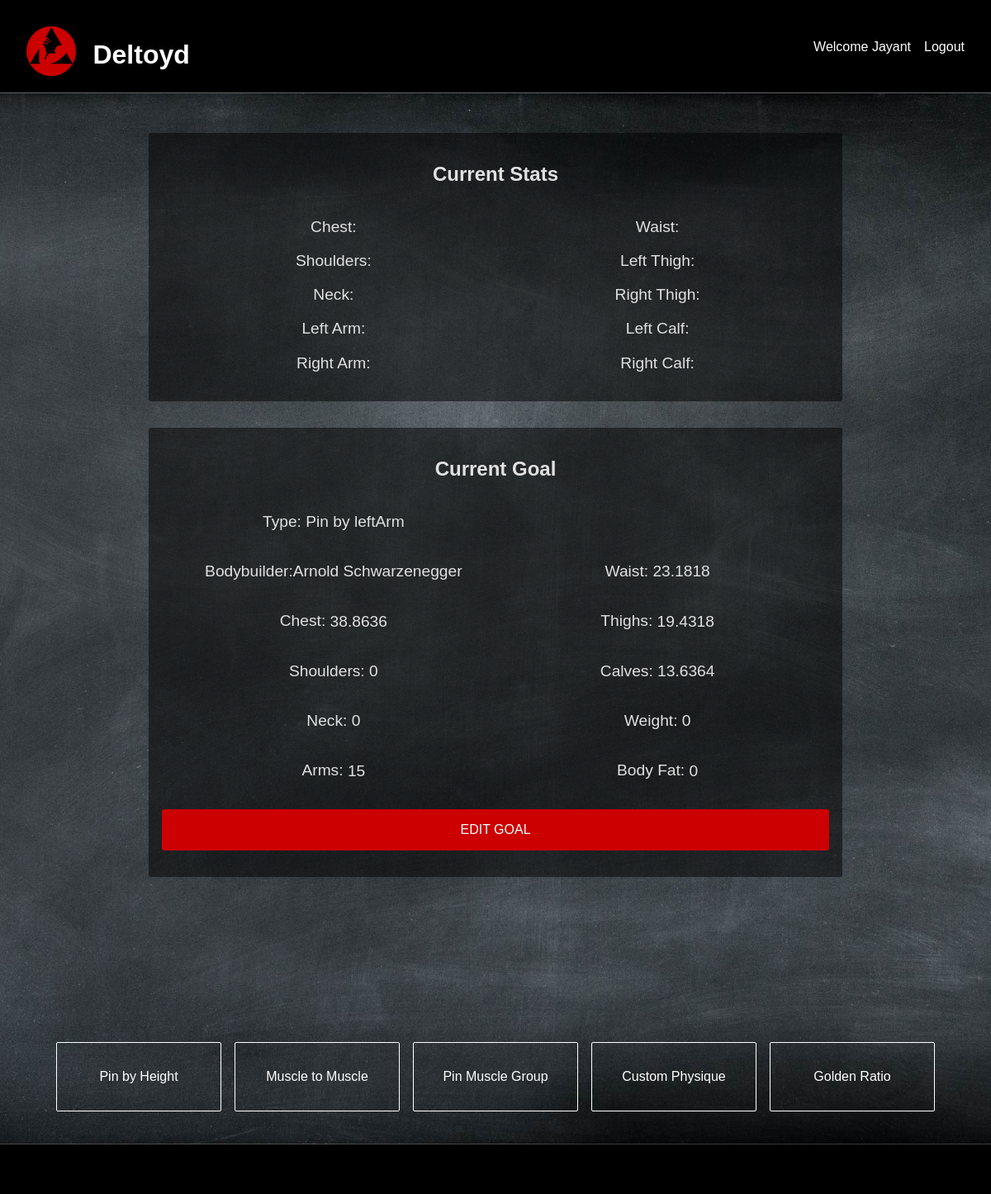
The app's page /custom.php (signed in), older data.
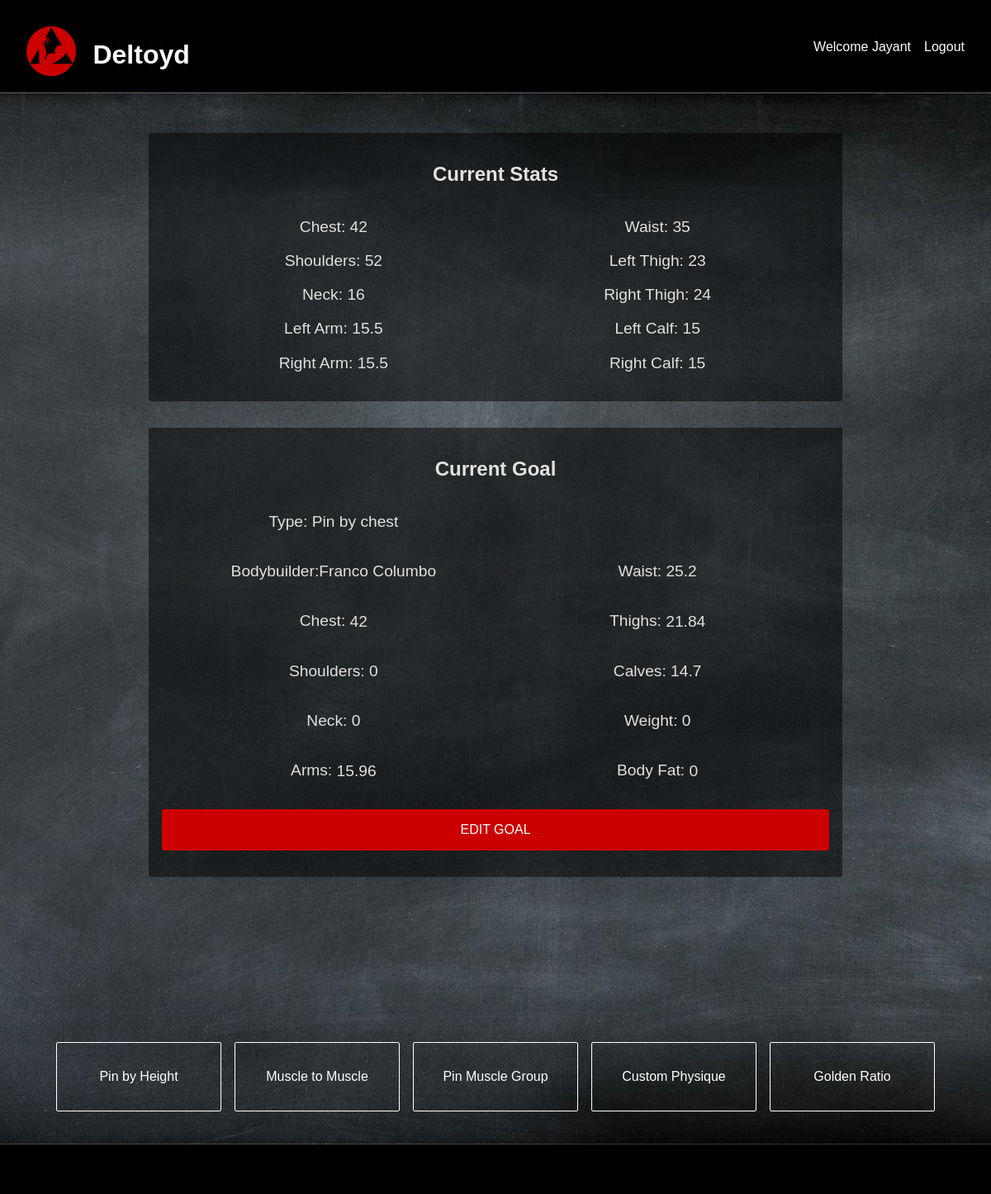
The same page, newer data.
### tables this page shows
CREATE TABLE `goals` (
  `memberID` int(11) NOT NULL,
  `goalID` int(11) NOT NULL,
  `bodybuilderID` int(11) NOT NULL,
  `bodybuilderName` varchar(255) NOT NULL,
  `featureName` varchar(255) NOT NULL,
  `currentGoal` tinyint(1) NOT NULL,
  `date` varchar(255) NOT NULL,
  `arms` float NOT NULL,
  `chest` float NOT NULL,
  `waist` float NOT NULL,
  `thighs` float NOT NULL,
  `calves` float NOT NULL,
  `shoulders` float NOT NULL,
  `neck` float NOT NULL,
  `weight` float NOT NULL,
  `bodyFat` float NOT NULL
);

CREATE TABLE `memberdetails` (
  `memberID` int(11) NOT NULL,
  `username` varchar(255) NOT NULL,
  `leftArm` float NOT NULL,
  `rightArm` float NOT NULL,
  `chest` float NOT NULL,
  `wrist` float NOT NULL,
  `waist` float NOT NULL,
  `leftThigh` float NOT NULL,
  `rightThigh` float NOT NULL,
  `neck` float NOT NULL,
  `leftCalf` float NOT NULL,
  `rightCalf` float NOT NULL,
  `knee` float NOT NULL,
  `shoulders` float NOT NULL,
  `ankles` float NOT NULL,
  `weight` float NOT NULL,
  `bodyFat` float NOT NULL,
  `height` float NOT NULL
);

### includes/helper_functions.php (called while the page is built, shortened)
<?php
  function getProfileInformation($username, $connection) {
    $user_profile = [];
    if ($stmt = $connection->prepare('SELECT * FROM members WHERE username = ? LIMIT 1')) {
      $stmt->bind_param('s', $username);
      $stmt->execute();
    } else {
      $error = $connection->errno . ' ' . $connection->error;
      echo $error;
    }
    $result = $stmt->get_result();
    while ($row = $result->fetch_assoc()) {
      $user_profile['first-name'] = $row['firstName'];
      $user_profile['last-name'] = $row['lastName'];
      $user_profile['email'] = $row['email'];
      $user_profile['username'] = $row['username'];
    }
    if ($stmt = $connection->prepare('SELECT * FROM memberdetails WHERE username = ?')) {
      $stmt->bind_param('s', $username);
      $stmt->execute();
    } else {
      $error = $connection->errno . ' ' . $connection->error;
      echo $error;
    }
    $result = $stmt->get_result();
    while($row = $result->fetch_assoc()) {
      $user_profile['leftArm'] = $row['leftArm'];
      $user_profile['rightArm'] = $row['rightArm'];
      $user_profile['chest'] = $row['chest'];
      $user_profile['waist'] = $row['waist'];
      $user_profile['leftThigh'] = $row['leftThigh'];
      $user_profile['rightThigh'] = $row['rightThigh'];
      $user_profile['leftCalf'] = $row['leftCalf'];
      $user_profile['rightCalf'] = $row['rightCalf'];
      $user_profile['shoulders'] = $row['shoulders'];
      $user_profile['neck'] = $row['neck'];
      $user_profile['knee'] = $row['knee'];
      $user_profile['wrists'] = $row['wrist'];
      $user_profile['ankles'] = $row['ankles'];
      $user_profile['bodyFat'] = $row['bodyFat'];
      $user_profile['weight'] = $row['weight'];
      $user_profile['height'] = $row['height'];
    }
    return $user_profile;
  }
  function getCurrentUserGoal($memberID, $connection) {
    $goalMeasurements = [];
    $sql = "SELECT * from goals WHERE memberID = ? AND currentGoal = 1";
    if ($stmt = $connection->prepare($sql)) {
      $stmt->bind_param('i', $memberID);
      $stmt->execute();
    } else {
      $error = $connection->errno . ' ' . $connection->error;
      echo $error;
    }
    $result = $stmt->get_result();
    while ($row = $result->fetch_assoc()) {
      $goalMeasurements['bodybuilder'] = $row['bodybuilderName'];
      $goalMeasurements['featureName'] = $row['featureName'];
      $goalMeasurements['date'] = $row['date'];
      $goalMeasurements['arms'] = $row['arms'];
      $goalMeasurements['chest'] = $row['chest'];
      $goalMeasurements['waist'] = $row['waist'];
      $goalMeasurements['thighs'] = $row['thighs'];
      $goalMeasurements['calves'] = $row['calves'];
      $goalMeasurements['shoulders'] = $row['shoulders'];
      $goalMeasurements['neck'] = $row['neck'];
      $goalMeasurements['weight'] = $row['weight'];
      $goalMeasurements['bodyFat'] = $row['bodyFat'];
    }
    return $goalMeasurements;
  }
?>

### custom.php (the view, shortened to what this page needs)
<?php
	require("includes/header.php");
	require_once("includes/db_connection.php");
  	require_once("includes/helper_functions.php");
	$editActive = false;
  $userStats = getProfileInformation($_SESSION['username'], $connection);
  $userGoal = getCurrentUserGoal($_SESSION['memberID'], $connection);
?>
<div class="page-background">
	<div class="content-wrapper">
		<div class="user-stats current">
			<h2>Current Stats</h2>
			<div class="stats-group left">
				<p>Chest: <?php echo $userStats['chest']  ?></p>
				<p>Shoulders: <?php echo $userStats['shoulders']  ?></p>
				<p>Neck: <?php echo $userStats['neck']  ?></p>
				<p>Left Arm: <?php echo $userStats['leftArm']  ?></p>
				<p>Right Arm: <?php echo $userStats['rightArm']  ?></p>
			</div>
			<div class="stats-group right">
				<p>Waist: <?php echo $userStats['waist']  ?></p>
				<p>Left Thigh: <?php echo $userStats['leftThigh']  ?></p>
				<p>Right Thigh: <?php echo $userStats['rightThigh']  ?></p>
				<p>Left Calf: <?php echo $userStats['leftCalf']  ?></p>
				<p>Right Calf: <?php echo $userStats['rightCalf']  ?></p>
			</div>
		</div>
		<form action="<?php echo htmlspecialchars($_SERVER["PHP_SELF"]);?>" method="post">
			<div class="user-stats">
				<h2>Current Goal</h2>
				<div class="custom-stats">
					<div class="stats-group left">
						<div class="custom-stat-group">
							<label>Type:</label>
							<?php echo $userGoal ? "<p>" . $userGoal['featureName'] . "</p>" : "<p>N/A</p>"; ?>
						</div>
							<?php
								if ($userGoal) {
									if ($userGoal['bodybuilder'] != NULL) {
										echo "<div class='custom-stat-group'>";
										echo 		"<label>Bodybuilder:</label>";
										echo 		"<p>" . $userGoal['bodybuilder'] . "</p>";
										echo "</div>";
									}
								}
							?>
						<div class="custom-stat-group">
							<?php echo $editActive ? "<label class='input-label'>Chest:</label>" : "<label>Chest:</label>"?>
							<?php echo $editActive ? "<input class='form-input' type='number' step='any' name='chest' value=". $userGoal['chest'] .">" : "<p>" . $userGoal['chest'] . "</p>"; ?>
						</div>
						<div class="custom-stat-group">
							<?php echo $editActive ? "<label class='input-label'>Shoulders:</label>" : "<label>Shoulders:</label>"?>
							<?php echo $editActive ? "<input class='form-input' type='number' step='any' name='shoulders' value=". $userGoal['shoulders'] .">" : "<p>" . $userGoal['shoulders'] . "</p>"; ?>
						</div>
						<div class="custom-stat-group">
						<?php echo $editActive ? "<label class='input-label'>Neck:</label>" : "<label>Neck:</label>"?>
							<?php echo $editActive ? "<input class='form-input' type='number' step='any' name='neck' value=". $userGoal['neck'] .">" : "<p>" . $userGoal['neck'] . "</p>"; ?>
						</div>
						<div class="custom-stat-group">
							<?php echo $editActive ? "<label class='input-label'>Arms:</label>" : "<label>Arms:</label>"?>
							<?php echo $editActive ? "<input class='form-input' type='number' step='any' name='arms' value=". $userGoal['arms'] .">" : "<p>" . $userGoal['arms'] . "</p>"; ?>
						</div>
					</div>
					<div class="stats-group right">
						<div class="custom-stat-group">
							<?php echo $editActive ? "<label class='input-label'>Waist:</label>" : "<label>Waist:</label>"?>
							<?php echo $editActive ? "<input class='form-input' type='number' step='any' name='waist' value=". $userGoal['waist'] .">" : "<p>" . $userGoal['waist'] . "</p>"; ?>
						</div>
						<div class="custom-stat-group">
							<?php echo $editActive ? "<label class='input-label'>Thighs:</label>" : "<label>Thighs:</label>"?>
							<?php echo $editActive ? "<input class='form-input' type='number' step='any' name='thighs' value=". $userGoal['thighs'] .">" : "<p>" . $userGoal['thighs'] . "</p>"; ?>
						</div>
						<div class="custom-stat-group">
							<?php echo $editActive ? "<label class='input-label'>Calves:</label>" : "<label>Calves:</label>"?>
							<?php echo $editActive ? "<input class='form-input' type='number' step='any' name='calves' value=". $userGoal['calves'] .">" : "<p>" . $userGoal['calves'] . "</p>"; ?>
						</div>
						<div class="custom-stat-group">
						<?php echo $editActive ? "<label class='input-label'>Weight:</label>" : "<label>Weight:</label>"?>
							<?php echo $editActive ? "<input class='form-input' type='number' step='any' name='weight' value=". $userGoal['weight'] .">" : "<p>" . $userGoal['weight'] . "</p>"; ?>
						</div>
						<div class="custom-stat-group">
						<?php echo $editActive ? "<label class='input-label'>Body Fat:</label>" : "<label>Body Fat:</label>"?>
							<?php echo $editActive ? "<input class='form-input' type='number' step='any' name='bodyfat' value=". $userGoal['bodyFat'] .">" : "<p>" . $userGoal['bodyFat'] . "</p>"; ?>
						</div>
					</div>
					<div class="custom-stat-group custom-btn">
						<?php echo $editActive ? "<input class='login-button' type='submit' name='update' value='Update Goal'>" : "<input class='login-button' type='submit' name='edit' value='Edit Goal'>"; ?>
					</div>
				</div>
			</div>
		</form>
	</div>
	<?php require("includes/navigation_bottom.php"); ?>
</div>
<?php require("includes/footer.php");?>

### includes/header.php (shortened to what this page needs)
<!DOCTYPE html>
<html lang="en">
  <head>
    <link rel="stylesheet" type="text/css" href="css/main.css">
  </head>
  <body>
  <div class="top-banner">
    <div class="site-title">
      <img class="site-logo" src="img/site-logo.png">
      <h1><a href="home.php">Deltoyd</a></h1>
    </div>
    <nav class="profile-links">
      <ul class="nav-links">
        <?php
          if (empty($_SESSION['first-name'])) {
            echo "<li><a href=\"login.php\">Login</a></li>";
            echo "<li><a href=\"register.php\">Register</a></li>";
          } else {
            echo "<li><a href=\"profile.php\">Welcome " .$_SESSION['first-name']."</a></li>";
            echo "<li><a href=\"logout.php\">Logout</a></li>";
          }
        ?>
      </ul>
    </nav>
  </div>

### includes/navigation_bottom.php
<nav class="nav-bottom short-page">
    <a class="nav-feature" href="pin-height.php">Pin by Height</a>
    <a class="nav-feature" href="muscle-converter.php">Muscle to Muscle</a>
    <a class="nav-feature" href="pin-muscle.php">Pin Muscle Group</a>
    <a class="nav-feature" href="custom.php">Custom Physique</a>
    <a class="nav-feature" href="golden-ratio.php">Golden Ratio</a>
</nav>

### includes/footer.php (shortened to what this page needs)
		<div class="footer">
		</div>
	</body>
</html>

### css/main.css (style rules this page uses)
input { box-sizing: border-box; }
html { scroll-behavior: smooth; }
body { margin: 0; padding: 0; font-family: Bahnschrift, Helvetica; }
h1 { margin: 0; }
a { color: inherit; text-decoration: none; }
.content-wrapper { margin: 0 auto; max-width: 100%; padding-bottom: 2rem; padding-top: 3rem; }
@media screen and (min-width: 600px) { .content-wrapper { width: 70%; } }
.top-banner { display: flex; flex-wrap: wrap; justify-content: space-between; color: white; background-color: black; padding: 2rem; padding-bottom: 1rem; border-bottom: 1px solid rgb(100, 100, 100); }
.site-title, .profile-links { flex: 1; }
.site-logo { width: 60px; }
.site-title h1 { display: inline-block; vertical-align: top; margin-top: 1rem; margin-left: 1rem; }
.profile-links { text-align: end; }
ul { list-style-type: none; }
.nav-links { padding: 0; }
.profile-links li { display: inline-block; }
.profile-links li:nth-child(2) { margin-left: 1rem; }
.footer { background-color: black; height: 60px; }
.login-button { display: block; font-size: 1rem; color: #fff; text-transform: uppercase; border: 0; width: 100%; height: 50px; background:rgb(204, 0, 0); display: -webkit-box; display: -webkit-flex; display: -moz-box; display: -ms-flexbox; display: flex; justify-content: center; align-items: center; border-radius: 3px; -webkit-transition: all 0.4s; -o-transition: all 0.4s; -moz-transition: all 0.4s; transition: all 0.4s; cursor: pointer; margin-bottom: 1rem; }
.page-background { background-image: url("../img/chalk_background.jpg"); background-repeat: no-repeat; background-size: cover; background-position: center; max-width: 100%; max-height: 100%; }
.profile-info-group p, .custom-stat-group p { display: inline-block; }
.user-stats { background-color: rgba(0, 0, 0, 0.5); padding: 1rem; text-align: center; border-radius: 3px; color: rgb(225, 225, 225); margin-bottom: 2rem; }
.stats-group { font-size: 1.2rem; display: inline-block; width: 48%; }
.custom-stat-group.custom-btn { margin-top: 1rem; }
.nav-bottom { width: 90%; margin: 0 auto; text-align: center; color: white; display: flex; justify-content: space-between; flex-wrap: wrap; padding-bottom: 2rem; padding-top: 3rem; }
.nav-bottom.short-page { margin-top: 5rem; }
.nav-feature { border: 1px solid white; border-radius: 2px; margin: 0.5rem; min-width: 150px; padding: 2rem 1rem; flex: 1; }

Row changes from the older to the newer data that the page shows:
no longer on this page (row edited): goals: featureName "Pin by leftArm", bodybuilderName "Arnold Schwarzenegger", chest "38.8636", shoulders "0", neck "0", arms "15", waist "23.1818", thighs "19.4318", calves "13.6364", weight "0", bodyFat "0"
added memberdetails: chest "42", shoulders "52", neck "16", leftArm "15.5", rightArm "15.5", waist "35", leftThigh "23", rightThigh "24", leftCalf "15", rightCalf "15"
added goals: featureName "Pin by chest", bodybuilderName "Franco Columbo", chest "42", shoulders "0", neck "0", arms "15.96", waist "25.2", thighs "21.84", calves "14.7", weight "0", bodyFat "0"
